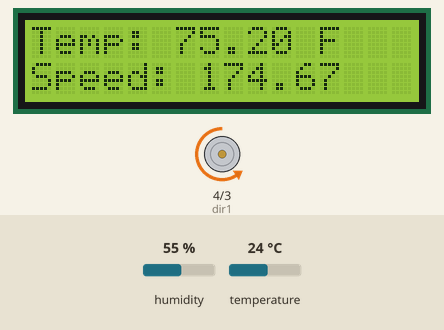
This sketch was run on a simulated Arduino Uno, built with avr-gcc and run on an emulated ATmega328P. On the bench: 16×2 character LCD, motor-driver pin pairs drawn as motors (green arrow = first pin HIGH = forward, orange = second pin HIGH = backward, longer = more drive, scaled by the enable pin). The test bench sets the inputs (shaded band); at power-on: temperature 24 °C, humidity 55 %. What the sketch prints to the serial monitor is not drawn.

Above: at 1.7 s.
1.8 s: temperature set to 33 °C
At 4.3 s:
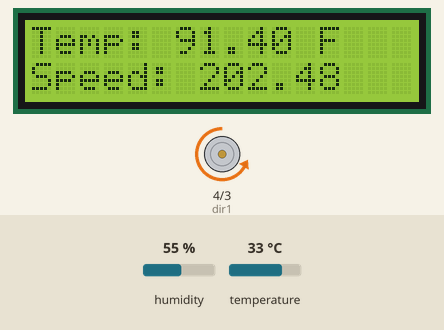
4.6 s: temperature set to 12 °C
At 6.4 s:
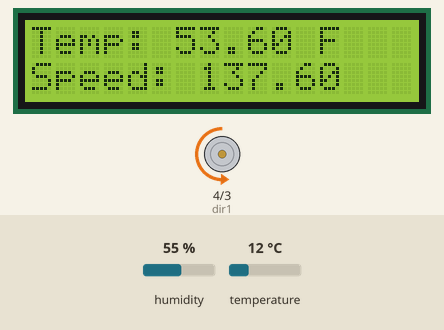
7.3 s: temperature set to 19 °C
At 10.3 s:
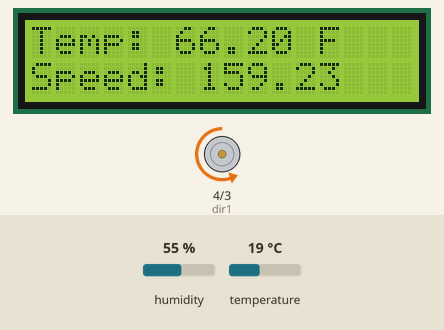
Timing chart, 0 to 11.8 s (numbered marks = the images above; inputs shaded):
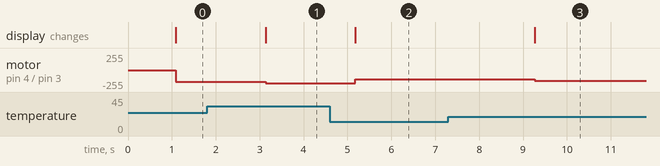

Measured:
- after the input at 1.8 s, motor on pin 4 (dir1) / pin 3 (dir2): backward 174/255 → backward 202/255 after 1.3 s; the display: changes after 1.3 s (image 1)
- after the input at 4.6 s, motor on pin 4 (dir1) / pin 3 (dir2): backward 202/255 → backward 137/255 after 0.58 s; the display: changes after 0.58 s (image 2)
- after the input at 7.3 s, motor on pin 4 (dir1) / pin 3 (dir2): backward 137/255 → backward 159/255 after 2.0 s; the display: changes after 2.0 s (image 3)

The sketch:

Temperature_Controlled_Fan.ino
```cpp
#include <DHT.h>
#include <LiquidCrystal.h>
#define Type DHT11

  //LiquidCrystalDisplay
int rs = 7;
int en = 8;
int d4 = 9;
int d5 = 10;
int d6 = 11;
int d7 = 12;
LiquidCrystal lcd(rs, en, d4, d5, d6, d7);

  // DHT11 Sensor
int sensePin = 2;
DHT HT(sensePin, Type);
float humid;
float tempC;
float tempF;
int setTime = 500;

  //DC Motor
int speedPin = 5;
int dir1 = 4;
int dir2 = 3;
float mSpeed;

void setup() {
  // put your setup code here, to run once:

  //LiquidCrystalDisplay
  lcd.begin(16,2);

  //DC-Motor
  pinMode(speedPin, OUTPUT);
  pinMode(dir1, OUTPUT);
  pinMode(dir2, OUTPUT);

  //DHT11 Sensor
  Serial.begin(9600);
  HT.begin();
  delay(setTime);
}

void loop() {
  // put your main code here, to run repeatedly:
  tempF = HT.readTemperature(true);
  delay(500);

  digitalWrite(dir1, LOW);
  digitalWrite(dir2, HIGH);

  //LCD
  mSpeed = tempF*(115./67.) + 45.6 ;
  lcd.setCursor(0,0);
  lcd.print("Temp: ");
  lcd.print(tempF);
  lcd.print(" F");
  lcd.setCursor(0,1);
  lcd.print("Speed: ");
  lcd.print(mSpeed);
  Serial.print(tempF);
  Serial.print("  ");
  Serial.println(mSpeed);

  analogWrite(speedPin, mSpeed);


}
```
